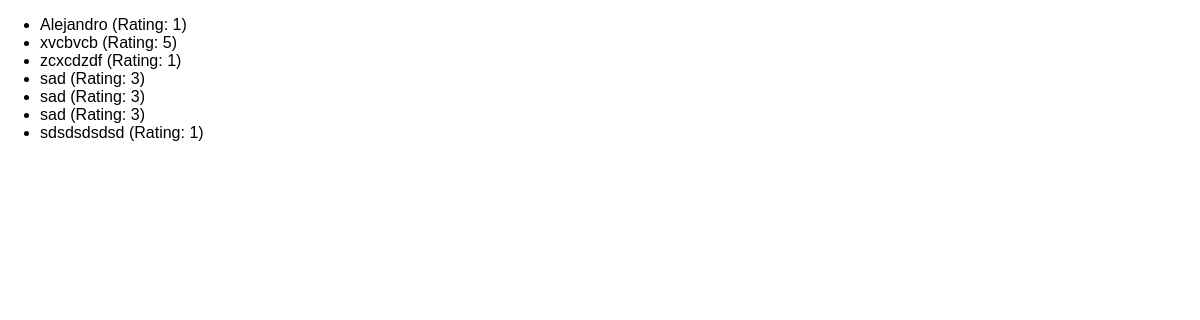
Page /reviews on the earlier database version.
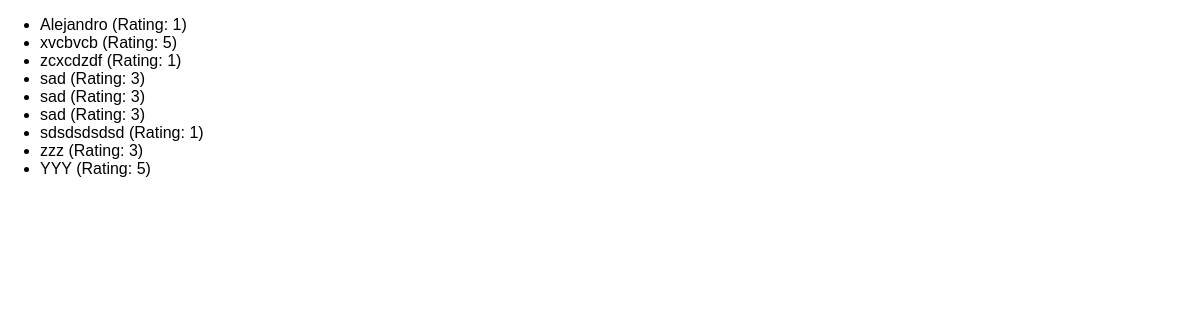
Same page on the later database version.
### reviews/models.py (models this page shows)
class Review(models.Model):
    user_name = models.CharField(max_length=100)
    review_text = models.TextField()
    rating = models.IntegerField()

### reviews/views.py (the view)
# urls.py: path("reviews",views.ReviewListView.as_view()),
class ReviewListView(ListView):
    template_name = "reviews/review_list.html"
    model = Review
    context_object_name = "reviews"

### reviews/templates/reviews/review_list.html (shortened to what this page needs)
{% extends "reviews/base.html" %}
{% block content %}
<ul>
    {% for review in reviews %}
        <li>
            {{ review.user_name }} (Rating: {{ review.rating }})
        </li>
    {% endfor %}
</ul>
{% endblock %}

### reviews/templates/reviews/base.html (shortened to what this page needs)
{% load static %}
<!DOCTYPE html>
<html lang="en">
    <head>
        <link rel="stylesheet" href="{% static "reviews/styles.css" %}">
    </head>
    <body>
        {% block content %}
        {% endblock %}
    </body>
</html>

### reviews/static/reviews/styles.css (style rules this page uses)
body { font-family: sans-serif; margin: 0; }

Differences in the rows shown:
added Review: user_name "zzz", rating "3"
added Review: user_name "YYY", rating "5"
